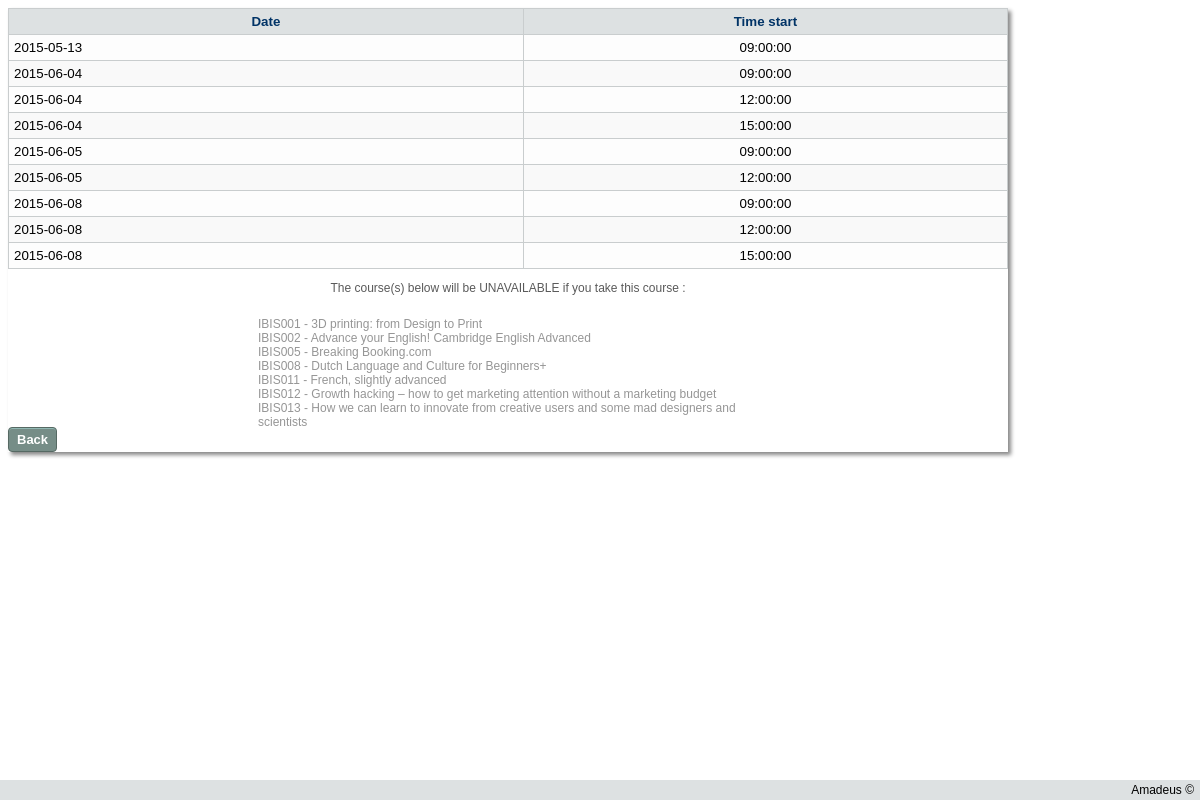
Screenshot of /htdocs/website/dates.php?courseid=IBIS003 with the database file from the repository.
### tables this page shows
CREATE TABLE IF NOT EXISTS `lesson` (
  `courseID` varchar(7) NOT NULL,
  `date` date NOT NULL DEFAULT '0000-00-00',
  `time_start` time NOT NULL,
  `room_number` varchar(5) NOT NULL
);

### htdocs/website/dates.php (the view)
<?php
require('include/top.php');
?>
<div class="CSSTableGenerator">
    <table>
        <tr>
            <td>
                Date
            </td>
            <td>
                Time start
            </td>
        </tr>
        <?php
        $courseID = $_GET['courseid'];
        require("include/database.php");
        if ($connection) {
            $SQL = "SELECT * FROM lesson WHERE courseid = '$courseID'";
            $result = $connection->query($SQL);
            $num_rows = mysqli_num_rows($result);
            if ($result) {
                if ($num_rows > 0) {
                    for ($x = 0; $x < $num_rows; $x++) {
                        $result->data_seek($x);
                        $data = $result->fetch_array();
                        $date = $data['date'];
                        $time = $data['time_start'];
                        echo "<tr><td>$date</td><td>$time</td></tr>";
                    }
                }
            } else {
                echo "Database error";
            }
        }
        ?>
    </table>
	<p id='overlap_message'>The course(s) below will be UNAVAILABLE if you take this course :</p>
	<div class="overlap">
	<?php
		if ($connection) {
            $SQLcheckoverlap = "select concat(courseID,' - ',name) as overlap from course where courseID in (select le.courseID from lesson le where le.date in (select date from lesson where courseID='$courseID') and le.courseID in (le.courseID='$courseID'));";
            $result = $connection->query($SQLcheckoverlap);
            $num_rows = mysqli_num_rows($result);
            if ($result) {
                if ($num_rows > 0) {
					for ($x = 0; $x < $num_rows; $x++) {
                        $result->data_seek($x);
                        $data = $result->fetch_array();
                        $overlap = $data['overlap'];
                        echo "$overlap <br/>";
                    }
                }
            } else {
                echo "Database error";
            }
        }
	?>
	</div>
	<a href="index.php"><button class="back">Back</button></a>
</div>
<?php
require('include/bot.php');

### htdocs/website/cssjs/style.css (style rules this page uses)
body { max-width: 1000px; height : 100%; overflow-y : scroll; font-family:Arial,sans-serif; font-size:9pt; }
.overlap { width: 50%; height:100px; margin:auto; text-align: left; color: rgb(150,150,150); overflow-y:auto; padding:10px; }
#overlap_message { color: rgb(90,90,90); text-align: center; }
.enroll, .schedule, .back, .withdraw, .unavailable { -moz-box-shadow:inset 0px 1px 0px 0px #91b8b3; -webkit-box-shadow:inset 0px 1px 0px 0px #91b8b3; box-shadow:inset 0px 1px 0px 0px #91b8b3; background-color:#768d87; -moz-border-radius:4px; -webkit-border-radius:4px; border-radius:4px; border:1px solid #566963; display:inline-block; cursor:pointer; color:#ffffff; font-family:Arial; font-size:13px; font-weight:bold; padding:4px 8px; text-decoration:none; }
html { background: #ffffff; }

### htdocs/website/cssjs/table.css (style rules this page uses)
.CSSTableGenerator { box-shadow: 3px 3px 4px #888888; height: auto; overflow: hidden; }
.CSSTableGenerator table { border-collapse: collapse; border-spacing: 0; width:100%; height:100%; overflow-y:hidden; }
.CSSTableGenerator table td { vertical-align:middle; background-color:rgb(249,249,249); border:1px solid rgb(201,205,206); border-width:1px 1px 1px 1px; text-align:center; padding:5px; font-size:10pt; }
.CSSTableGenerator table tr:nth-child(even) td { background: rgb(253,253,253); }
.CSSTableGenerator table tr td:first-child { text-align:left; }
.CSSTableGenerator table tr:first-child td { background-color:rgb(221,225,226); text-align:center; font-size:10pt; color:#003366; font-weight: bold; }

### htdocs/website/cssjs/tabs.css (style rules this page uses)
a:link,a:visited,a:hover,a:focus,a:active { color: #58C; }

### rows the page displays
lesson: date "2015-05-13", time_start "09:00:00"
lesson: date "2015-06-04", time_start "09:00:00"
lesson: date "2015-06-04", time_start "12:00:00"
lesson: date "2015-06-04", time_start "15:00:00"
lesson: date "2015-06-05", time_start "09:00:00"
lesson: date "2015-06-05", time_start "12:00:00"
lesson: date "2015-06-08", time_start "09:00:00"
lesson: date "2015-06-08", time_start "12:00:00"
lesson: date "2015-06-08", time_start "15:00:00"

### other values shown
$overlap "IBIS001 - 3D printing: from Design to Print"
$overlap "IBIS002 - Advance your English! Cambridge English Advanced"
$overlap "IBIS005 - Breaking Booking.com"
$overlap "IBIS008 - Dutch Language and Culture for Beginners+"
$overlap "IBIS011 - French, slightly advanced"
$overlap "IBIS012 - Growth hacking – how to get marketing attention without a marketing budget"
$overlap "IBIS013 - How we can learn to innovate from creative users and some mad designers and scientists"
